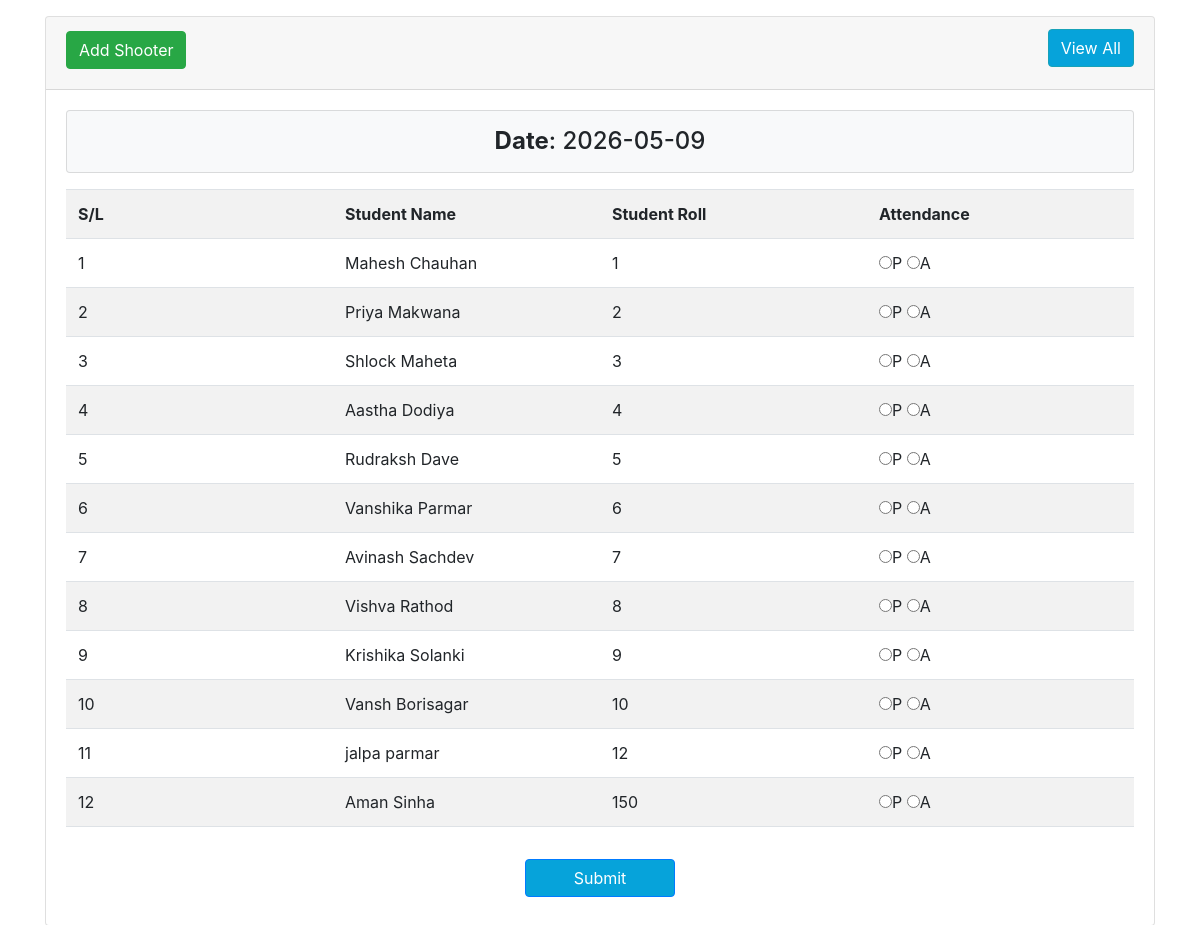
Page /admin/attendance/index.php on the committed database.
### tables this page shows
CREATE TABLE `tbl_student` (
  `id` int(11) NOT NULL,
  `name` varchar(255) NOT NULL,
  `roll` int(11) NOT NULL
);

### admin/attendance/lib/Database.php (called while the page is built, shortened)
<?php
Class Database{
 public $host   = DB_HOST;
 public $user   = DB_USER;
 public $pass   = DB_PASS;
 public $dbname = DB_NAME;
 public $link;
private function connectDB(){
   $this->link = new mysqli($this->host, $this->user, $this->pass,
      $this->dbname);
   }
  public function select($query){
    $result = $this->link->query($query) or
       die($this->link->error.__LINE__);
      if($result->num_rows > 0){
        return $result;
      } else {
        return false;
      }
   }
}

### admin/attendance/classes/Student.php (called while the page is built, shortened)
<?php
	$filepath = realpath(dirname(__FILE__));
	include_once ($filepath.'/../lib/Database.php');
?>
<?php
class Student{
	private $db;
	public function __construct(){
		$this->db = new Database();
	}
	public function getStudents(){
		$query = "SELECT * FROM tbl_student";
		$result = $this->db->select($query);
		return $result;
	}
}

### admin/attendance/index.php (the view, shortened to what this page needs)
<?php
	include "inc/header.php";
	include "classes/Student.php";
	$stu = new Student();
?>
<?php
	$cur_date = date('Y-m-d');
?>
	<div class="container">
		<div class="card">
			<div class="card-header">
				<h2>
					<a class="btn btn-success" href="add.php">Add Shooter</a>
					<a class="btn btn-info float-right" href="date_view.php" style="background-color:#06A3DA;">View All</a>
				</h2>
			</div>
			<div class="card-body">
				<div class="card bg-light text-center mb-3">
					<h4 class="m-0 py-3"><strong>Date</strong>: <?php echo $cur_date; ?></h4>
				</div>
				<form action="" method="post">
					<table class="table table-striped">
						<tr>
							<th width="25%">S/L</th>
							<th width="25%">Student Name</th>
							<th width="25%">Student Roll</th>
							<th width="25%">Attendance</th>
						</tr>
<?php
	$getstudent = $stu->getStudents();
	if ($getstudent) {
		$i = 0;
		while ($value = $getstudent->fetch_assoc()) {
			$i++;
?>
						<tr>
							<td><?php echo $i; ?></td>
							<td><?php echo $value['name']; ?></td>
							<td><?php echo $value['roll']; ?></td>
							<td>
								<input type="radio" name="attend[<?php echo $value['roll']; ?>]" value="present">P
								<input type="radio" name="attend[<?php echo $value['roll']; ?>]" value="absent">A
							</td>
						</tr>
<?php } } ?>
						<tr>
							<td colspan="4" class="text-center">
								<input type="submit" name="submit" class="btn btn-primary px-5" value="Submit" style="background-color: #06A3DA; position: relative; top: 20px;">
							</td>
						</tr>
					</table>
				</form>
			</div>
		</div>
	</div>

### rows in the picture
tbl_student: name "Mahesh Chauhan", roll "1"
tbl_student: name "Priya Makwana", roll "2"
tbl_student: name "Shlock Maheta", roll "3"
tbl_student: name "Aastha Dodiya", roll "4"
tbl_student: name "Rudraksh Dave", roll "5"
tbl_student: name "Vanshika Parmar", roll "6"
tbl_student: name "Avinash Sachdev", roll "7"
tbl_student: name "Vishva Rathod", roll "8"
tbl_student: name "Krishika Solanki", roll "9"
tbl_student: name "Vansh Borisagar", roll "10"
tbl_student: name "jalpa parmar", roll "12"
tbl_student: name "Aman Sinha", roll "150"
